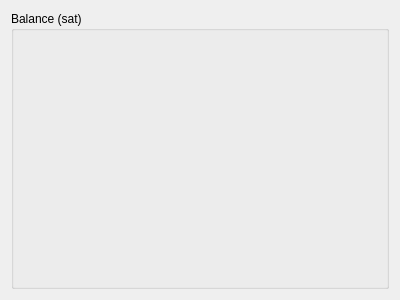
<?xml version="1.0" encoding="UTF-8"?>
<ui version="4.0">
 <class>Balance</class>
 <widget class="QWidget" name="Balance">
  <property name="geometry">
   <rect>
    <x>0</x>
    <y>0</y>
    <width>400</width>
    <height>300</height>
   </rect>
  </property>
  <property name="windowTitle">
   <string>Form</string>
  </property>
  <layout class="QVBoxLayout" name="verticalLayout">
   <item>
    <widget class="QGroupBox" name="groupBox">
     <property name="title">
      <string>Balance (sat)</string>
     </property>
     <layout class="QVBoxLayout" name="verticalLayout_3">
      <item>
       <layout class="QFormLayout" name="balance_list"/>
      </item>
     </layout>
    </widget>
   </item>
  </layout>
 </widget>
 <resources/>
 <connections/>
</ui>
